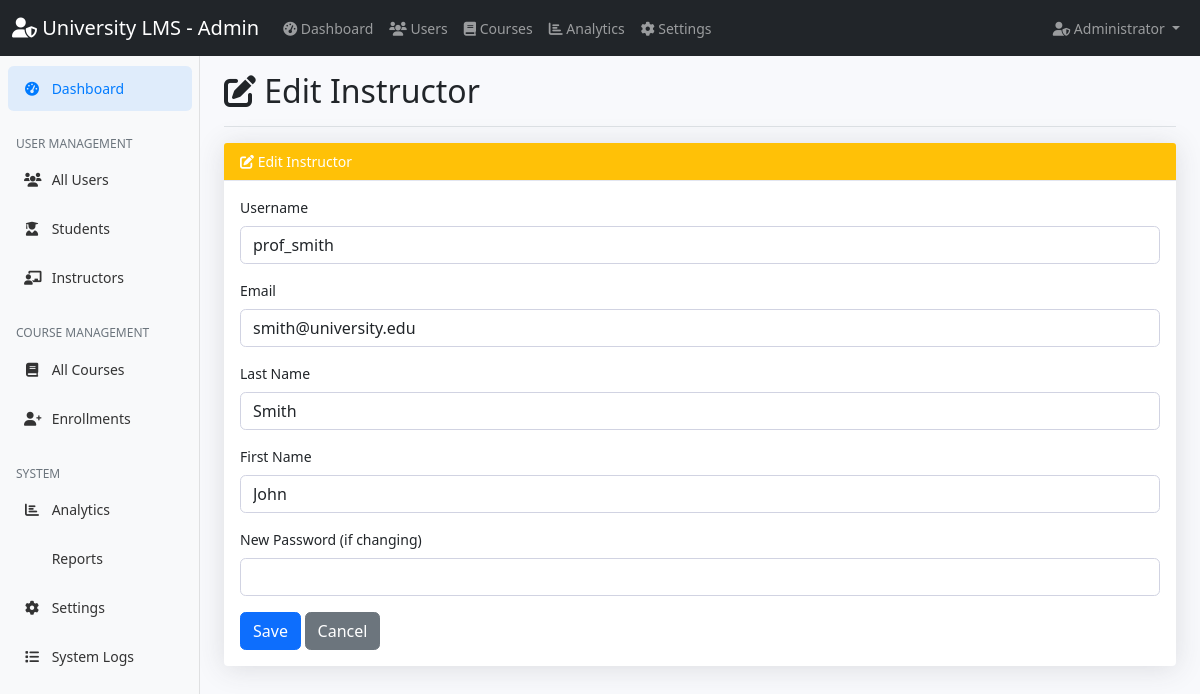
Screenshot of /admin/edit_instructor.php?id=2 (signed in) with the database file from the repository.
### tables this page shows
CREATE TABLE users (
    id INT PRIMARY KEY AUTO_INCREMENT,
    username VARCHAR(50) UNIQUE NOT NULL,
    email VARCHAR(100) UNIQUE NOT NULL,
    password VARCHAR(255) NOT NULL,
    first_name VARCHAR(50) NOT NULL,
    last_name VARCHAR(50) NOT NULL,
    role ENUM('student', 'instructor', 'admin') NOT NULL,
    profile_image VARCHAR(255),
    created_at TIMESTAMP DEFAULT CURRENT_TIMESTAMP,
    updated_at TIMESTAMP DEFAULT CURRENT_TIMESTAMP ON UPDATE CURRENT_TIMESTAMP
);

### admin/edit_instructor.php (the view, shortened to what this page needs)
<?php
$database = new Database();
$conn = $database->getConnection();
$instructor_id = $_GET['id'] ?? null;
$stmt = $conn->prepare("SELECT * FROM users WHERE id = ? AND role = 'instructor'");
$stmt->execute([$instructor_id]);
$instructor = $stmt->fetch(PDO::FETCH_ASSOC);
?>
<!DOCTYPE html>
<html lang="vi">
<head>
    <link href="https://cdn.jsdelivr.net/npm/bootstrap@5.1.3/dist/css/bootstrap.min.css" rel="stylesheet">
    <link href="https://cdnjs.cloudflare.com/ajax/libs/font-awesome/6.0.0/css/all.min.css" rel="stylesheet">
    <link href="../assets/css/dashboard.css" rel="stylesheet">
</head>
<body class="bg-gray-100">
<?php include '../includes/admin_navbar.php'; ?>
<div class="container-fluid">
    <div class="row">
        <?php include '../includes/admin_sidebar.php'; ?>
        <main class="col-md-9 ms-sm-auto col-lg-10 px-md-4">
            <div class="d-flex justify-content-between flex-wrap flex-md-nowrap align-items-center pt-3 pb-2 mb-3 border-bottom">
                <h1 class="h2"><i class="fas fa-edit"></i> Edit Instructor</h1>
            </div>
            <div class="card mb-4">
                <div class="card-header bg-warning text-white"><i class="fas fa-edit"></i> Edit Instructor</div>
                <div class="card-body">
                    <form method="post">
                        <div class="mb-3">
                            <label class="form-label">Username</label>
                            <input type="text" name="username" class="form-control" value="<?= htmlspecialchars($instructor['username']) ?>" required>
                        </div>
                        <div class="mb-3">
                            <label class="form-label">Email</label>
                            <input type="email" name="email" class="form-control" value="<?= htmlspecialchars($instructor['email']) ?>" required>
                        </div>
                        <div class="mb-3">
                            <label class="form-label">Last Name</label>
                            <input type="text" name="last_name" class="form-control" value="<?= htmlspecialchars($instructor['last_name']) ?>" required>
                        </div>
                        <div class="mb-3">
                            <label class="form-label">First Name</label>
                            <input type="text" name="first_name" class="form-control" value="<?= htmlspecialchars($instructor['first_name']) ?>" required>
                        </div>
                        <div class="mb-3">
                            <label class="form-label">New Password (if changing)</label>
                            <input type="password" name="password" class="form-control">
                        </div>
                        <div class="mt-3">
                            <button type="submit" class="btn btn-primary">Save</button>
                            <a href="instructors.php" class="btn btn-secondary">Cancel</a>
                        </div>
                    </form>
                </div>
            </div>
        </main>
    </div>
</div>
</body>
</html>

### assets/css/dashboard.css (style rules this page uses)
body { font-size: .875rem; background-color: #f8f9fc; }
.card { box-shadow: 0 0.15rem 1.75rem 0 rgba(58, 59, 69, 0.15) !important; border: none; }
.card-header { background-color: #f8f9fc; border-bottom: 1px solid #e3e6f0; }
.btn { border-radius: 0.35rem; font-weight: 400; }
.form-control { border: 1px solid #d1d3e2; border-radius: 0.35rem; }

### rows the page displays
users: username "prof_smith", email "smith@university.edu", last_name "Smith", first_name "John"
